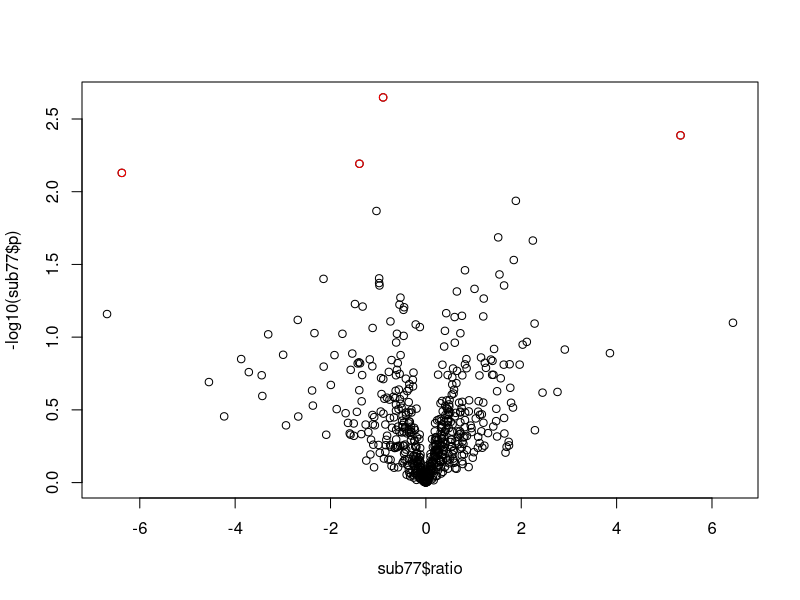

Here is the R script that generated this plot:
# pairwise t.test on a set of microRNA data

 #read in data
 #these values are log2 transformed
 data=read.csv("yates.miRNA.csv",row.names=1); 

 #find out sample names
 samples = colnames( data );
 samples [grep( "RC.77",samples) ]

 #pick only cell-line "RC.77"
 sub77 = data[, grep( "RC.77",samples) ];

 #reorder the columns by "Normal" and "Tumor"
 sample77names = colnames( sub77 );
 sub77 = sub77[, c(grep("Normal",sample77names), grep("Tumor", sample77names) )]
 sub77 = data.frame(sub77);

 
 # t.test on every probe through a for-loop
 for( i in 1:length(sub77[,1]) ) {
    wt    = t( sub77[i, 1:3] );
    tumor = t( sub77[i, 4:6] );
    tt = t.test( wt, tumor); 
    sub77$p[i] = tt$p.value;
	sub77$ratio[i] = mean(tumor) - mean(wt); 
 }

 ### probes with differetial expressions
 out001 = sub77[sub77$p<0.01, ] # 0.01 cutoff

 #volcano plot
 plot( -log10(sub77$p) ~ sub77$ratio ); 
 points( -log10(out001$p) ~ out001$ratio, col="red" ); #color significant ones
 
 #output your report
 write.csv(out001, "001.csv"); 
 
################################################# 
###              END                          ###
################################################# 
